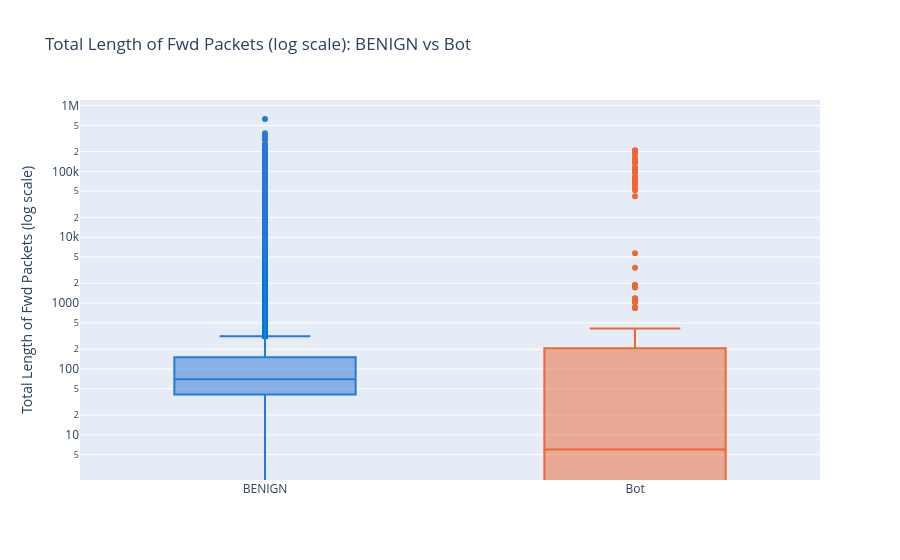

Notebook code cell kept with this figure:
### Markdown cell above
## Plot 3 — Total Length of Fwd Packets (log scale): the mean-vs-median contradiction, visualized

### Code cell
import plotly.express as px

fig = px.box(
    df_bot_clean,
    x='Label',
    y='Total Length of Fwd Packets',
    color='Label',
    color_discrete_map=colors,
    log_y=True,  # same log scale as before, to handle the outlier skew
    points='outliers',  # show the individual outlier dots
    title='Total Length of Fwd Packets (log scale): BENIGN vs Bot'
)
colors = {'BENIGN': '#2a78d6', 'Bot': '#eb6834'}

fig.update_layout(
    xaxis_title='',
    yaxis_title='Total Length of Fwd Packets (log scale)',
    showlegend=False  
)

fig.show()

### Figure 1 — Plotly figure (JSON) as saved in the notebook; plotly's stock layout.template omitted (floating-point values rounded to 4 significant figures; data arrays with more than 128 entries replaced by an {"elided": "..."} marker saying what was removed)
{"data": [{"alignmentgroup": "True", "boxpoints": "outliers", "hovertemplate": "Label=%{x}<br>Total Length of Fwd Packets=%{y}<extra></extra>", "legendgroup": "BENIGN", "marker": {"color": "#2a78d6"}, "name": "BENIGN", "notched": false, "offsetgroup": "BENIGN", "orientation": "v", "showlegend": true, "type": "box", "x": {"elided": "188689 str values"}, "x0": " ", "xaxis": "x", "y": {"elided": "188689 int values"}, "y0": " ", "yaxis": "y"}, {"alignmentgroup": "True", "boxpoints": "outliers", "hovertemplate": "Label=%{x}<br>Total Length of Fwd Packets=%{y}<extra></extra>", "legendgroup": "Bot", "marker": {"color": "#eb6834"}, "name": "Bot", "notched": false, "offsetgroup": "Bot", "orientation": "v", "showlegend": true, "type": "box", "x": {"elided": "1966 str values"}, "x0": " ", "xaxis": "x", "y": {"elided": "1966 int values"}, "y0": " ", "yaxis": "y"}], "layout": {"boxmode": "overlay", "legend": {"title": {"text": "Label"}, "tracegroupgap": 0}, "showlegend": false, "title": {"text": "Total Length of Fwd Packets (log scale): BENIGN vs Bot"}, "xaxis": {"anchor": "y", "categoryarray": ["BENIGN", "Bot"], "categoryorder": "array", "domain": [0, 1], "title": {"text": ""}}, "yaxis": {"anchor": "x", "domain": [0, 1], "title": {"text": "Total Length of Fwd Packets (log scale)"}, "type": "log"}}}
